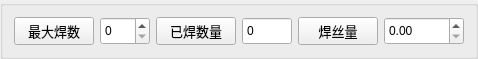
    <widget class="QGroupBox" name="groupBox_13">
     <property name="geometry">
      <rect>
       <x>10</x>
       <y>50</y>
       <width>421</width>
       <height>44</height>
      </rect>
     </property>
     <property name="sizePolicy">
      <sizepolicy hsizetype="Fixed" vsizetype="Preferred">
       <horstretch>0</horstretch>
       <verstretch>0</verstretch>
      </sizepolicy>
     </property>
     <property name="title">
      <string/>
     </property>
     <layout class="QGridLayout" name="gridLayout_8">
      <item row="0" column="6">
       <widget class="QDoubleSpinBox" name="dSpinBoxWireTotalNum">
        <property name="sizePolicy">
         <sizepolicy hsizetype="Preferred" vsizetype="Preferred">
          <horstretch>0</horstretch>
          <verstretch>0</verstretch>
         </sizepolicy>
        </property>
        <property name="minimumSize">
         <size>
          <width>80</width>
          <height>0</height>
         </size>
        </property>
        <property name="buttonSymbols">
         <enum>QAbstractSpinBox::UpDownArrows</enum>
        </property>
        <property name="maximum">
         <double>999999.000000000000000</double>
        </property>
       </widget>
      </item>
      <item row="0" column="1">
       <widget class="QSpinBox" name="spinBoxTungstenTotalNum">
        <property name="sizePolicy">
         <sizepolicy hsizetype="Fixed" vsizetype="Preferred">
          <horstretch>0</horstretch>
          <verstretch>0</verstretch>
         </sizepolicy>
        </property>
        <property name="minimumSize">
         <size>
          <width>50</width>
          <height>0</height>
         </size>
        </property>
        <property name="maximum">
         <number>500</number>
        </property>
       </widget>
      </item>
      <item row="0" column="3">
       <widget class="QSpinBox" name="spinBoxTungstenWeldNum">
        <property name="sizePolicy">
         <sizepolicy hsizetype="Fixed" vsizetype="Preferred">
          <horstretch>0</horstretch>
          <verstretch>0</verstretch>
         </sizepolicy>
        </property>
        <property name="minimumSize">
         <size>
          <width>50</width>
          <height>0</height>
         </size>
        </property>
        <property name="readOnly">
         <bool>false</bool>
        </property>
        <property name="buttonSymbols">
         <enum>QAbstractSpinBox::NoButtons</enum>
        </property>
        <property name="minimum">
         <number>0</number>
        </property>
        <property name="maximum">
         <number>5000</number>
        </property>
       </widget>
      </item>
      <item row="0" column="0">
       <widget class="QPushButton" name="btnTungstenTotalNum">
        <property name="sizePolicy">
         <sizepolicy hsizetype="Fixed" vsizetype="Preferred">
          <horstretch>0</horstretch>
          <verstretch>0</verstretch>
         </sizepolicy>
        </property>
        <property name="font">
         <font>
          <pointsize>10</pointsize>
          <weight>50</weight>
          <bold>false</bold>
         </font>
        </property>
        <property name="text">
         <string>最大焊数</string>
        </property>
       </widget>
      </item>
      <item row="0" column="4">
       <widget class="QPushButton" name="btnWireTotalNum">
        <property name="sizePolicy">
         <sizepolicy hsizetype="Fixed" vsizetype="Preferred">
          <horstretch>0</horstretch>
          <verstretch>0</verstretch>
         </sizepolicy>
        </property>
        <property name="font">
         <font>
          <pointsize>10</pointsize>
         </font>
        </property>
        <property name="layoutDirection">
         <enum>Qt::LeftToRight</enum>
        </property>
        <property name="text">
         <string>焊丝量</string>
        </property>
       </widget>
      </item>
      <item row="0" column="2">
       <widget class="QPushButton" name="btnTungstenWeldNum">
        <property name="sizePolicy">
         <sizepolicy hsizetype="Fixed" vsizetype="Preferred">
          <horstretch>0</horstretch>
          <verstretch>0</verstretch>
         </sizepolicy>
        </property>
        <property name="font">
         <font>
          <pointsize>10</pointsize>
          <weight>50</weight>
          <bold>false</bold>
         </font>
        </property>
        <property name="text">
         <string>已焊数量</string>
        </property>
       </widget>
      </item>
     </layout>
    </widget>
